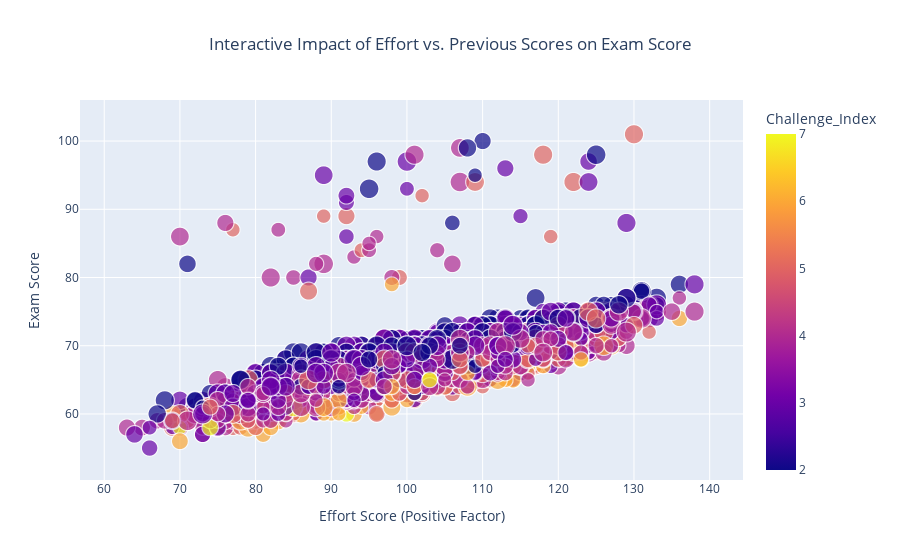

Write notebook code for a chart like this one.
### Markdown cell above
### Advanced Interactive Visualization (Plotly)

This multi-dimensional scatter plot is the final deliverable, illustrating the interactive effect of the key engineered features on the Exam Score. It addresses the core research questions.

**Dimensions:**
* **X-Axis:** Effort Score
* **Y-Axis:** Exam Score (Target)
* **Size of Bubble:** Previous Scores (Baseline Performance)
* **Color of Bubble:** Challenge Index (Adversity Factor)

**Key Insight:** The plot clearly shows that high performance (top band of dots) is primarily achieved by students who have both a **High Effort Score** (far right) and **Low Challenge Index** (dark purple/blue color). It visually demonstrates that high previous scores act as a prerequisite (large bubbles) for achieving the highest grades.

### Code cell
# Creating an Interactive Scatter Plot
# The size and color of the markers will be driven by the Exam Score and Challenge Index, making this a highly advanced and insightful plot.
fig = px.scatter(
    df_spf, 
    x="Effort_Score", 
    y="Exam_Score",
    color="Challenge_Index",      # Color shows the severity of the challenge
    size="Previous_Scores",       # Size of the marker shows prior performance
    hover_data=['Gender'], # Data to show on hover
    title="Interactive Impact of Effort vs. Previous Scores on Exam Score",
    labels={
        "Effort_Score": "Total Student Effort (Hours + Attendance + Tutoring)",
        "Exam_Score": "Final Exam Score"
    }
)

# Customizing the layout for better readability
fig.update_layout(
    xaxis_title='Effort Score (Positive Factor)',
    yaxis_title='Exam Score',
    title_x=0.5 # Center the title
)

# Displays the interactive chart
fig.show()

### Figure 1 — Plotly figure (JSON) as saved in the notebook; plotly's stock layout.template omitted (floating-point values rounded to 4 significant figures; data arrays with more than 128 entries replaced by an {"elided": "..."} marker saying what was removed)
{"data": [{"customdata": {"elided": "6607x1 int values"}, "hovertemplate": "Total Student Effort (Hours + Attendance + Tutoring)=%{x}<br>Final Exam Score=%{y}<br>Previous_Scores=%{marker.size}<br>Gender=%{customdata[0]}<br>Challenge_Index=%{marker.color}<extra></extra>", "legendgroup": "", "marker": {"color": {"elided": "6607 int values"}, "coloraxis": "coloraxis", "size": {"elided": "6607 int values"}, "sizemode": "area", "sizeref": 0.25, "symbol": "circle"}, "mode": "markers", "name": "", "showlegend": false, "type": "scattergl", "x": {"elided": "6607 int values"}, "xaxis": "x", "y": {"elided": "6607 int values"}, "yaxis": "y"}], "layout": {"coloraxis": {"colorbar": {"title": {"text": "Challenge_Index"}}, "colorscale": [[0, "#0d0887"], [0.1111, "#46039f"], [0.2222, "#7201a8"], [0.3333, "#9c179e"], [0.4444, "#bd3786"], [0.5556, "#d8576b"], [0.6667, "#ed7953"], [0.7778, "#fb9f3a"], [0.8889, "#fdca26"], [1, "#f0f921"]]}, "legend": {"itemsizing": "constant", "tracegroupgap": 0}, "title": {"text": "Interactive Impact of Effort vs. Previous Scores on Exam Score", "x": 0.5}, "xaxis": {"anchor": "y", "domain": [0, 1], "title": {"text": "Effort Score (Positive Factor)"}}, "yaxis": {"anchor": "x", "domain": [0, 1], "title": {"text": "Exam Score"}}}}
